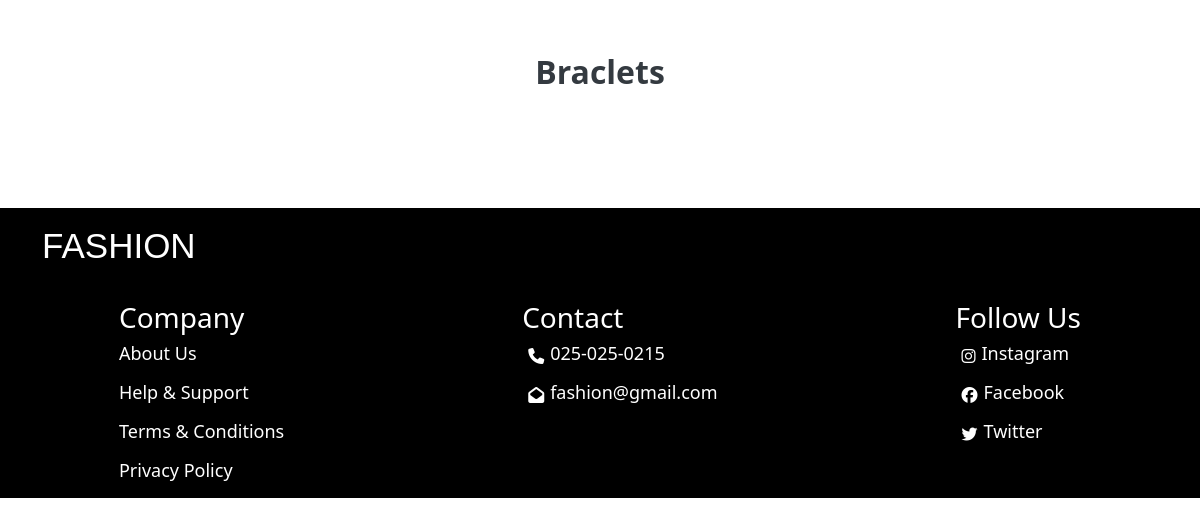
The app's page /braclets, older data.
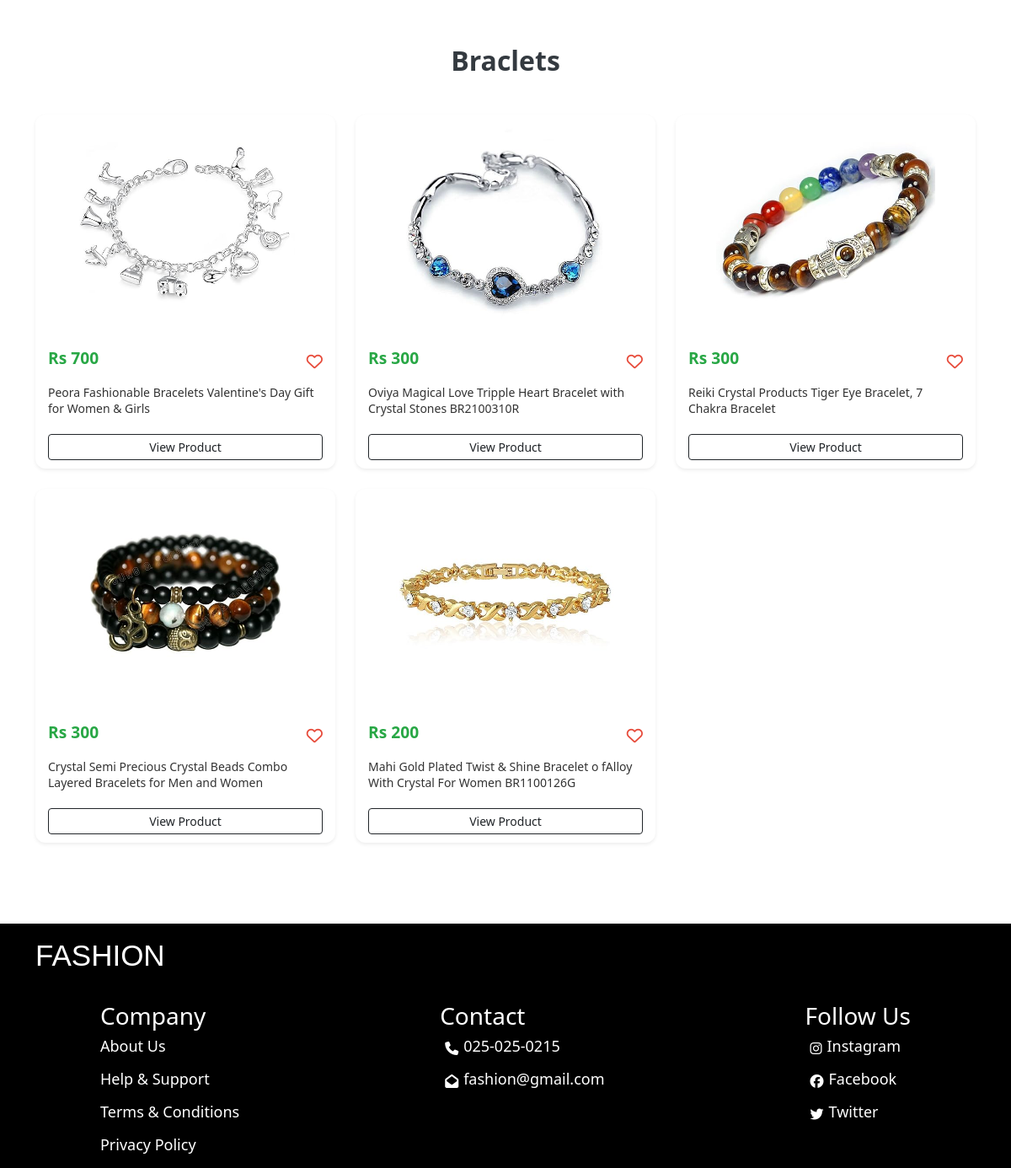
The same page, newer data.
### clothes/models.py (models this page shows)
class clothes(models.Model):
    clothname = models.CharField(max_length=100)
    clothprice = models.IntegerField()
    clothescat = models.CharField(choices=category,max_length=200)
    clothesdesc = models.TextField()
    clothimg = models.ImageField()

### clothes/views.py (the view)
# urls.py: path('braclets', views.braclets),
def braclets(req):
    db = clothes.objects.filter(clothescat='braclets').values()
    cd = list(db)
    return render(req, 'braclets.html',context={'data':cd})

### clothes/templates/braclets.html (shortened to what this page needs)
{% load static %}
<!DOCTYPE html>
<html lang="en">
<head>
    <link href="https://cdn.jsdelivr.net/npm/bootstrap@5.3.3/dist/css/bootstrap.min.css" rel="stylesheet">
    <link rel="stylesheet" href="https://cdnjs.cloudflare.com/ajax/libs/font-awesome/6.6.0/css/all.min.css" />
    <link rel="stylesheet" href={% static 'styles.css' %}>
</head>
<body>
      <div class="container py-5">
        <div class="store-header">Braclets</div>
        <div class="row g-4">
          {% for i in data %}
          <div class="col-lg-4 col-md-6 col-sm-12">
            <div class="product-card shadow-sm">
              <div class="image-wrapper">
                <img src="{% static 'clothimg/' %}{{ i.clothimg }}" alt="Product" class="product-image">
              </div>
              <div class="card-body">
                <div class="d-flex justify-content-between align-items-center mb-2">
                  <span class="product-price">Rs {{ i.clothprice }}</span>
                  <i class="fa-regular fa-heart like-icon"></i>
                </div>
                <p class="product-title">
                  {{ i.clothname }}
                </p>
                <a href="product/{{i.id}}" class="btn btn-outline-dark btn-sm mt-2 w-100">View Product</a>
              </div>
            </div>
          </div>
          {% endfor %}
        </div>
      </div>
      <div class="downpart" style="margin-top: 4%;">
        <div class="sc d-flex" style="margin-left: 30px; padding: 12px">
            <p class="logo">FASHION</p>
        </div>
        <div class="down">
            <div class="infoserv">
                <h3>Company</h3>
                <div class="sa">
                    <a href="about">
                        <p>About Us</p>
                    </a>
                    <a href="help">
                        <p>Help & Support</p>
                    </a>
                    <a href="term">
                        <p>Terms & Conditions</p>
                    </a>
                    <a href="privacy">
                        <p>Privacy Policy</p>
                    </a>
                </div>
            </div>
            <div class="contact">
                <h3>Contact</h3>
                <div class="sa">
                    <div class="sso d-flex">
                        <i class="fa-solid fa-phone"></i>
                        <p>025-025-0215</p>
                    </div>
                    <div class="sso d-flex">
                        <i class="fa-solid fa-envelope-open"></i>
                        <p>fashion@gmail.com</p>
                    </div>
                </div>
            </div>
            <div class="social">
                <h3>Follow Us</h3>
                <div class="sa sss">
                    <a href="https://www.instagram.com/accounts/login/?hl=en" style="text-decoration: none; color: white">
                        <div class="sso d-flex">
                            <i class="fa-brands fa-instagram"></i>
                            <p>Instagram</p>
                        </div>
                    </a>
                    <a href="https://www.facebook.com/" style="text-decoration: none; color: white">
                        <div class="sso d-flex">
                            <i class="fa-brands fa-facebook"></i>
                            <p>Facebook</p>
                        </div>
                    </a>
                    <a href="https://x.com/login" style="text-decoration: none; color: white">
                        <div class="sso d-flex">
                            <i class="fa-brands fa-twitter"></i>
                            <p>Twitter</p>
                        </div>
                    </a>
                </div>
            </div>
        </div>
    </div>
</body>
</html>

Row changes from the older to the newer data that the page shows:
added clothes: clothimg (picture), clothprice "700", clothname "Peora Fashionable Bracelets Valentine's Day Gift for Women & Girls"
added clothes: clothimg (picture), clothprice "300", clothname "Oviya Magical Love Tripple Heart Bracelet with Crystal Stones BR2100310R"
added clothes: clothimg (picture), clothprice "300", clothname "Reiki Crystal Products Tiger Eye Bracelet, 7 Chakra Bracelet"
added clothes: clothimg (picture), clothprice "300", clothname "Crystal Semi Precious Crystal Beads Combo Layered Bracelets for Men and Women"
added clothes: clothimg (picture), clothprice "200", clothname "Mahi Gold Plated Twist & Shine Bracelet o fAlloy With Crystal For Women BR1100126G"
